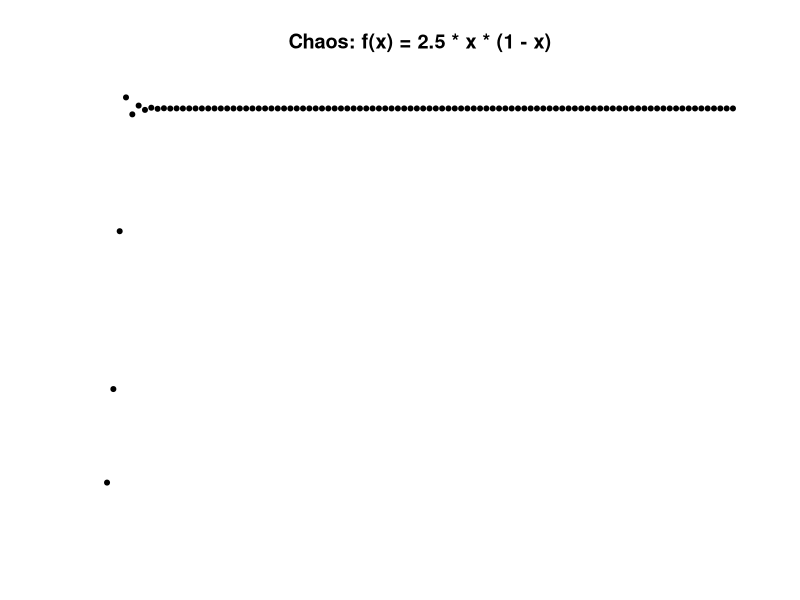
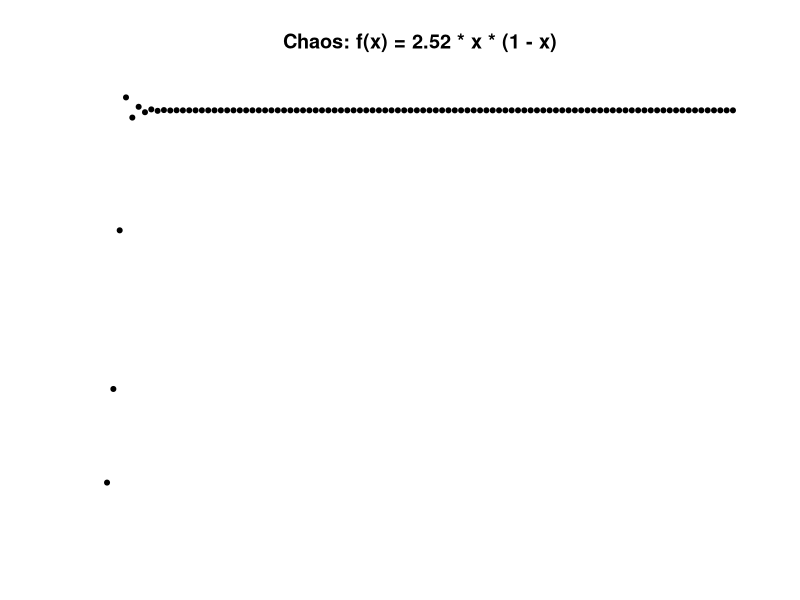
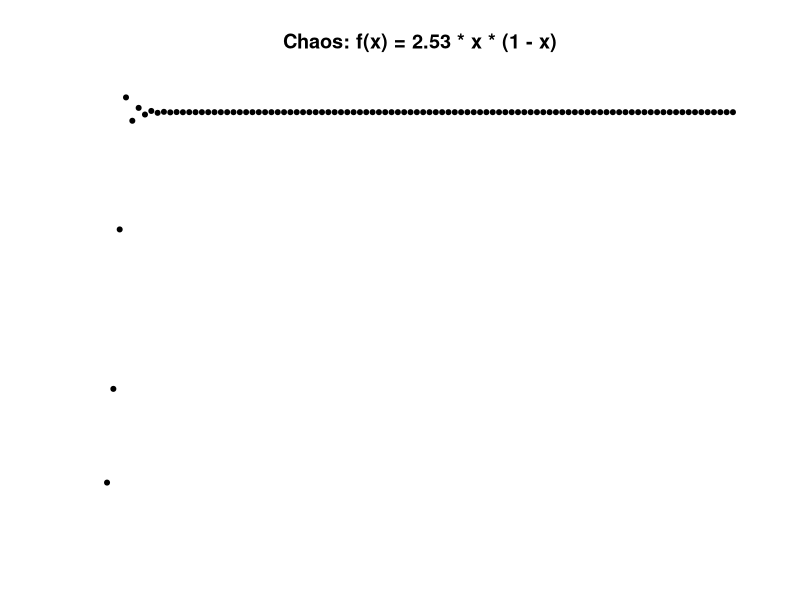
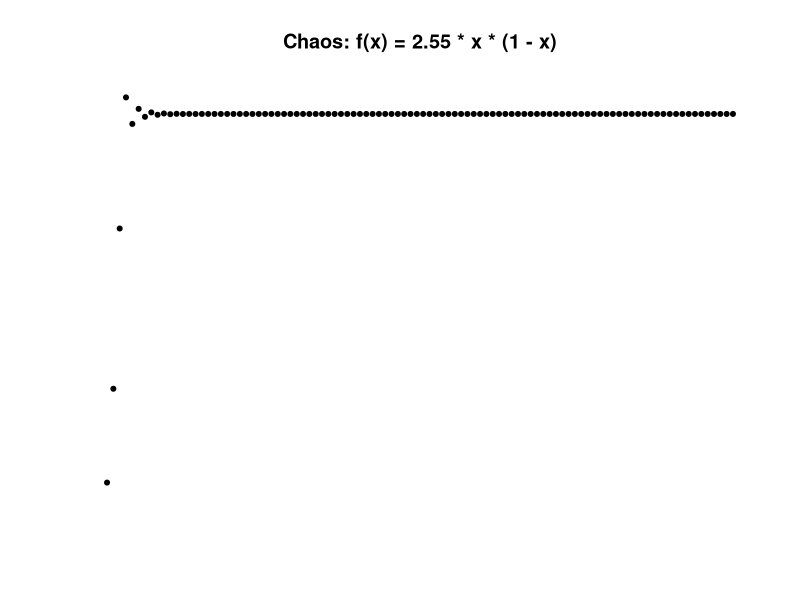
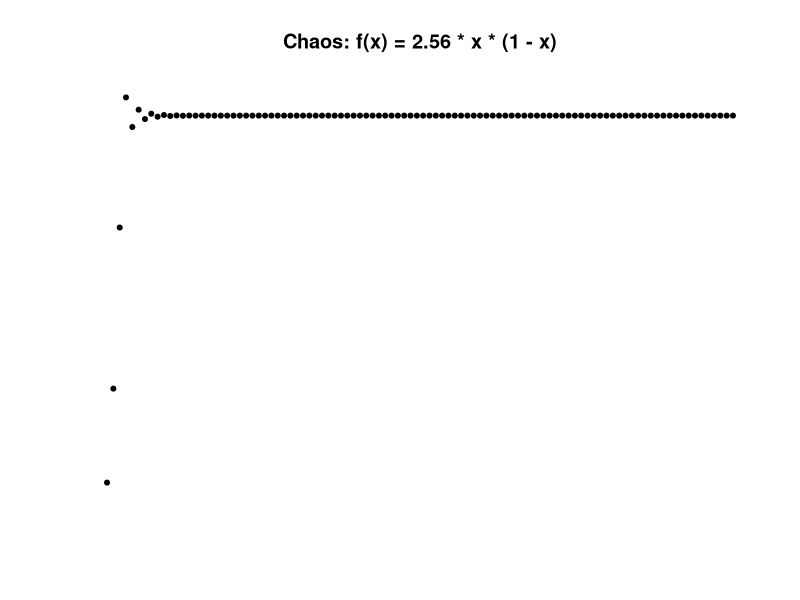
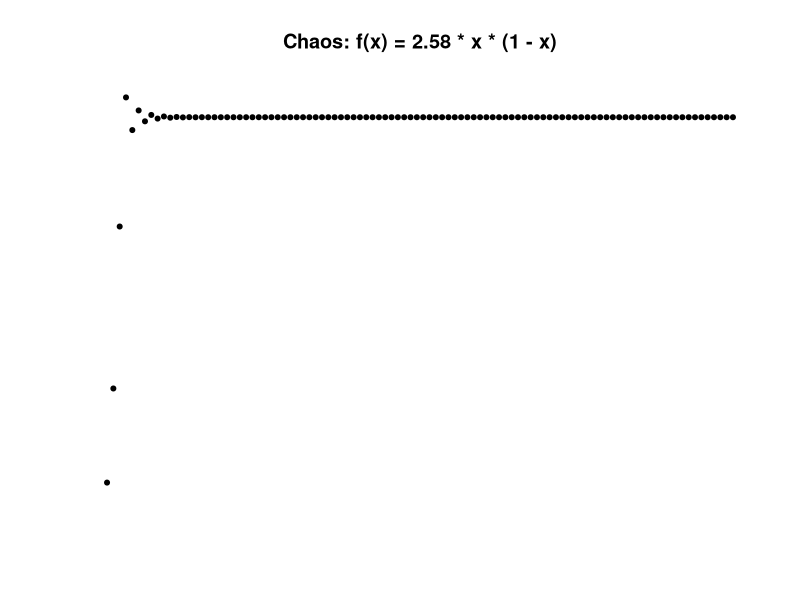
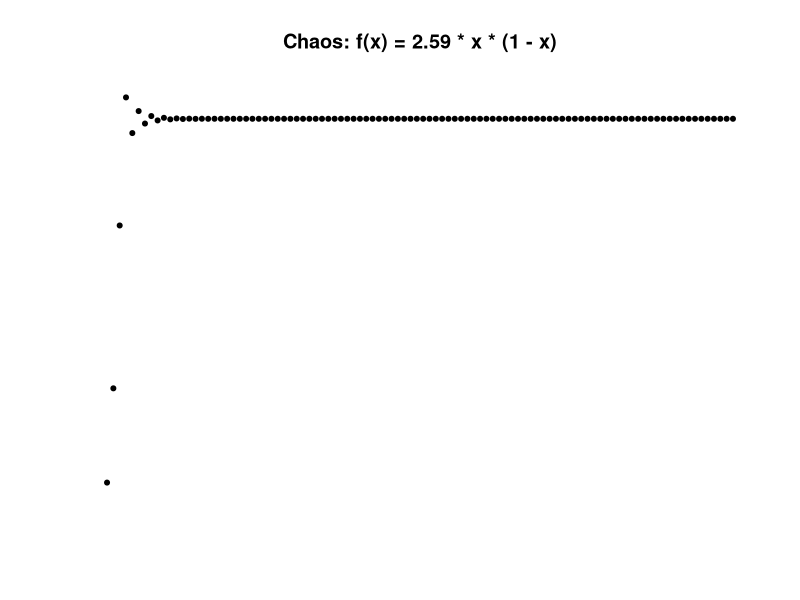
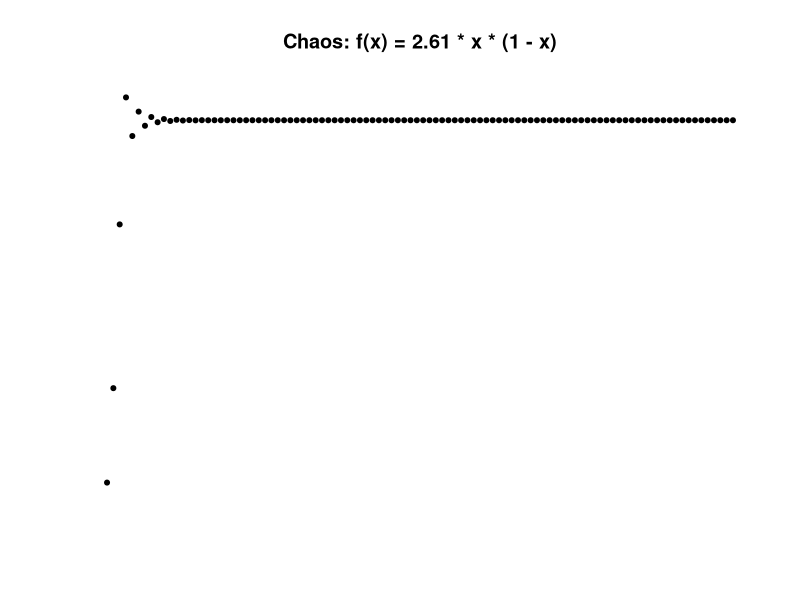

These charts were generated, in order, by the following R code:
# Convert to gif
## ffmpeg -f image2 -i caos-%d.png ../video/video.avi
## ffmpeg -i video.avi -pix_fmt rgb24 out.gif
setwd("~/workspace/math/12-caos")
caosAlg <- function(x) {
    r * x * (1 - x)
}

caos <- function(r) {
        r <<- r
        x <- numeric(100)
        x[1] <- 0.1
        
        for(i in 2:length(x)) {
                x[i] <- caosAlg(x[i-1])
        }
        
        x
}



n <- 100
r <- seq(from=2.5, to=4, length.out=n)
mapply(function(r, i) {
        func <- paste0("f(x) = ", round(r, digits=2), " * x * (1 - x)")
#         png(file=paste("img/caos-", i, ".png", sep=""), width=1200, height=627)#, bg = "transparent")
        plot(caos(r), pch=20, axes=FALSE, ylab="", xlab="", #col=rgb(z,z,z),
             main=paste("Chaos: ", func, sep=""))
        Sys.sleep(1/16)
#         dev.off()
}, r=r, i=1:n)